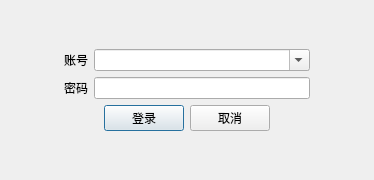
<?xml version="1.0" encoding="UTF-8"?>
<ui version="4.0">
 <class>login</class>
 <widget class="QDialog" name="login">
  <property name="geometry">
   <rect>
    <x>0</x>
    <y>0</y>
    <width>374</width>
    <height>180</height>
   </rect>
  </property>
  <property name="windowTitle">
   <string>管理</string>
  </property>
  <layout class="QGridLayout" name="gridLayout">
   <item row="1" column="2">
    <spacer name="horizontalSpacer_4">
     <property name="orientation">
      <enum>Qt::Horizontal</enum>
     </property>
     <property name="sizeHint" stdset="0">
      <size>
       <width>40</width>
       <height>20</height>
      </size>
     </property>
    </spacer>
   </item>
   <item row="1" column="1">
    <layout class="QVBoxLayout" name="verticalLayout">
     <item>
      <layout class="QFormLayout" name="formLayout">
       <item row="0" column="0">
        <widget class="QLabel" name="label">
         <property name="text">
          <string>账号</string>
         </property>
        </widget>
       </item>
       <item row="1" column="0">
        <widget class="QLabel" name="label_2">
         <property name="text">
          <string>密码</string>
         </property>
        </widget>
       </item>
       <item row="1" column="1">
        <widget class="QLineEdit" name="lineEdit_2"/>
       </item>
       <item row="0" column="1">
        <widget class="QComboBox" name="comboBox">
         <property name="editable">
          <bool>true</bool>
         </property>
        </widget>
       </item>
      </layout>
     </item>
     <item>
      <layout class="QHBoxLayout" name="horizontalLayout">
       <item>
        <spacer name="horizontalSpacer">
         <property name="orientation">
          <enum>Qt::Horizontal</enum>
         </property>
         <property name="sizeHint" stdset="0">
          <size>
           <width>40</width>
           <height>20</height>
          </size>
         </property>
        </spacer>
       </item>
       <item>
        <widget class="QPushButton" name="pushButton">
         <property name="text">
          <string>登录</string>
         </property>
        </widget>
       </item>
       <item>
        <widget class="QPushButton" name="pushButton_2">
         <property name="text">
          <string>取消</string>
         </property>
        </widget>
       </item>
       <item>
        <spacer name="horizontalSpacer_2">
         <property name="orientation">
          <enum>Qt::Horizontal</enum>
         </property>
         <property name="sizeHint" stdset="0">
          <size>
           <width>40</width>
           <height>20</height>
          </size>
         </property>
        </spacer>
       </item>
      </layout>
     </item>
    </layout>
   </item>
   <item row="1" column="0">
    <spacer name="horizontalSpacer_3">
     <property name="orientation">
      <enum>Qt::Horizontal</enum>
     </property>
     <property name="sizeHint" stdset="0">
      <size>
       <width>40</width>
       <height>20</height>
      </size>
     </property>
    </spacer>
   </item>
   <item row="0" column="1">
    <spacer name="verticalSpacer">
     <property name="orientation">
      <enum>Qt::Vertical</enum>
     </property>
     <property name="sizeHint" stdset="0">
      <size>
       <width>20</width>
       <height>40</height>
      </size>
     </property>
    </spacer>
   </item>
   <item row="2" column="1">
    <spacer name="verticalSpacer_2">
     <property name="orientation">
      <enum>Qt::Vertical</enum>
     </property>
     <property name="sizeHint" stdset="0">
      <size>
       <width>20</width>
       <height>40</height>
      </size>
     </property>
    </spacer>
   </item>
  </layout>
 </widget>
 <resources/>
 <connections/>
</ui>
